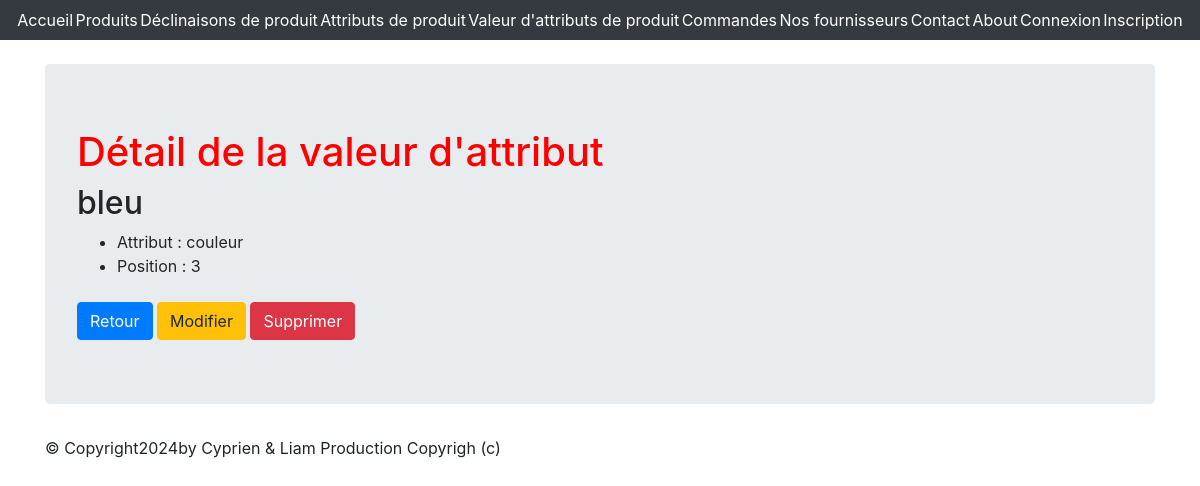
Screenshot of /monapp/product-attribute-value/1/ with the database file from the repository.
### monapp/models.py (models this page shows, shortened)
class ProductAttributeValue(models.Model):
    class Meta:
        verbose_name = "Valeur attribut"
        ordering = ["position"]
    value = models.CharField(max_length=100)
    product_attribute = models.ForeignKey(
        "ProductAttribute", verbose_name="Unité", on_delete=models.CASCADE
    )
    position = models.PositiveSmallIntegerField("Position", null=True, blank=True)

class ProductAttribute(models.Model):
    class Meta:
        verbose_name = "Attribut"
    name = models.CharField(max_length=100)

### monapp/views.py (the view)
# urls.py: path('product-attribute-value/<pk>/', ProductAttributeValueDetailView.as_view(), name='product-attribute-value-detail'),
class ProductAttributeValueDetailView(DetailView):
    model = ProductAttributeValue
    template_name = "monapp/detail_product_attribute_value.html"
    context_object_name = "product_attribute_value"
    def get_context_data(self, **kwargs):
        context = super(ProductAttributeValueDetailView, self).get_context_data(
            **kwargs
        )
        context["titremenu"] = "Détail de la valeur d'attribut"
        return context

### monapp/templates/monapp/detail_product_attribute_value.html (shortened to what this page needs)
{% extends 'monapp/base.html' %}
{% block contenu %}
  <h1>{{ titremenu }}</h1>
  <h2>{{ product_attribute_value.value }}</h2>
  <ul>
    <li>Attribut : {{ product_attribute_value.product_attribute.name }}</li>
    <li>Position : {{ product_attribute_value.position }}</li>
  </ul>
  <a href="{% url 'product-attribute-value-list' %}" class="btn btn-primary mt-2">Retour</a>
  <a href="{% url 'product-attribute-value-update' product_attribute_value.id %}" class="btn btn-warning mt-2">Modifier</a>
  <a href="{% url 'product-attribute-value-delete' product_attribute_value.id %}" class="btn btn-danger mt-2">Supprimer</a>
{% endblock %}

### static/styles.css (style rules this page uses)
h1 { color: red }

### rows the page displays
ProductAttributeValue: value "bleu", product_attribute.name "couleur", position "3"

### other values shown
{{ titremenu }} "Détail de la valeur d'attribut"
